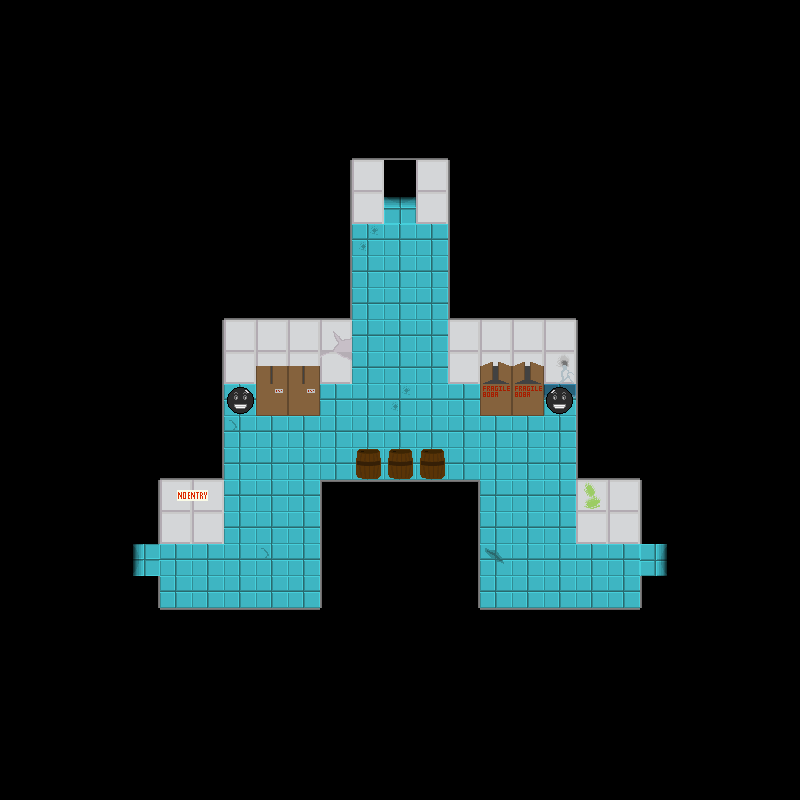

The image is a tile-based game level rendered from a .tmx file. Its description and source (layers, tilesets, objects; grid data summarised) follow:
An orthogonal 25x25 tile map with 32x32 px tiles, 5 tile layers (backgroundLayer, wallLayer, objectLayer, objectAboveLayer, ...), 2 tilesets and 3 objects.

<map version="1.2" tiledversion="1.2.3" orientation="orthogonal" renderorder="right-down" width="25" height="25" tilewidth="32" tileheight="32" infinite="0" nextlayerid="7" nextobjectid="4">
 <tileset firstgid="1" name="floor1tiles" tilewidth="32" tileheight="32" tilecount="81" columns="9">
  <image source="../../assets/Floor 1/Floors/f1spritesheet.png" width="288" height="288" />
  <tile id="21">
   <properties>
    <property name="door" value="down" />
   </properties>
  </tile>
  <tile id="22">
   <properties>
    <property name="door" value="left" />
   </properties>
  </tile>
  <tile id="23">
   <properties>
    <property name="door" value="right" />
   </properties>
  </tile>
  <tile id="24">
   <properties>
    <property name="door" value="up" />
   </properties>
  </tile>
 </tileset>
 <tileset firstgid="82" name="objects" tilewidth="32" tileheight="32" tilecount="20" columns="4">
  <image source="../../assets/Floor 1/Floors/objspritesheet.png" width="128" height="160" />
 </tileset>
 <layer id="1" name="backgroundLayer" width="25" height="25">
  <data>[625 cells, 625 non-empty, 9 distinct tile ids]</data>
 </layer>
 <layer id="2" name="wallLayer" width="25" height="25">
  <data>[625 cells, 103 non-empty, 16 distinct tile ids]</data>
 </layer>
 <layer id="3" name="objectLayer" width="25" height="25">
  <data>[625 cells, 7 non-empty, 3 distinct tile ids]</data>
 </layer>
 <layer id="4" name="objectAboveLayer" width="25" height="25">
  <data>[625 cells, 6 non-empty, 3 distinct tile ids]</data>
 </layer>
 <objectgroup id="6" name="doorLayer">
  <object id="1" gid="81" x="640" y="576" width="32" height="32">
   <properties>
    <property name="door" value="right" />
   </properties>
  </object>
  <object id="2" gid="81" x="128" y="576" width="32" height="32">
   <properties>
    <property name="door" value="left" />
   </properties>
  </object>
  <object id="3" gid="81" x="384" y="224" width="32" height="32">
   <properties>
    <property name="door" value="up" />
   </properties>
  </object>
 </objectgroup>
 <layer id="5" name="aboveLayer" width="25" height="25">
  <data>[625 cells, 0 non-empty, 0 distinct tile ids]</data>
 </layer>
</map>
